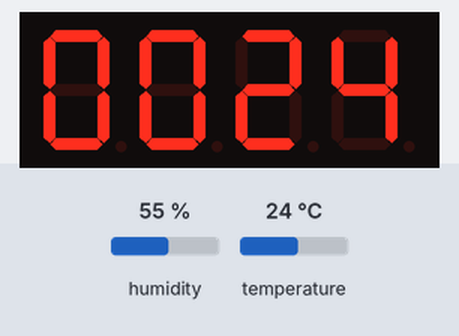
The sketch below on a simulated Arduino Uno, built with avr-gcc and run on an emulated ATmega328P. Parts: 4-digit seven-segment display. Inputs (shaded band) come from the test bench; at power-on: humidity 55 %, temperature 24 °C.

Above: at 2.9 s.
3.0 s: humidity set to 22 %
At 6.0 s:
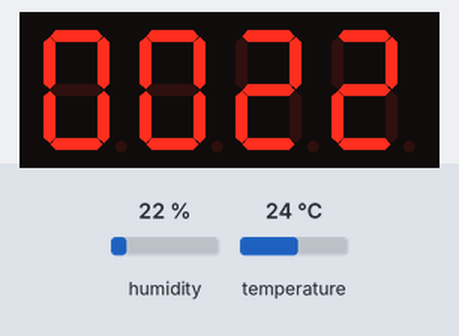
7.7 s: temperature set to 12 °C
At 9.1 s:
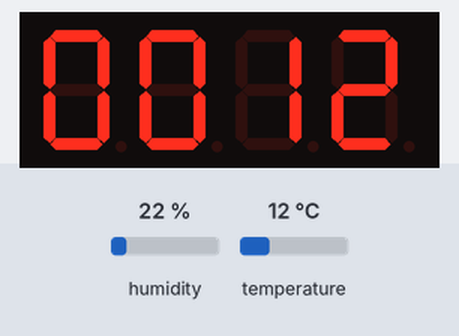
10.8 s: humidity set to 40 %
At 14.3 s:
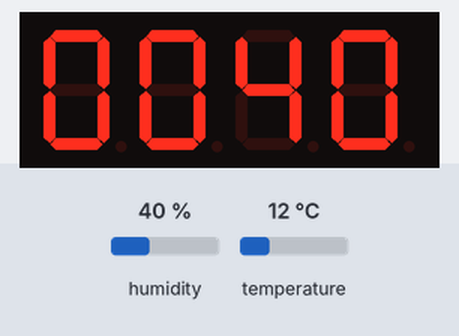
16.0 s: temperature set to 19 °C
At 17.4 s:
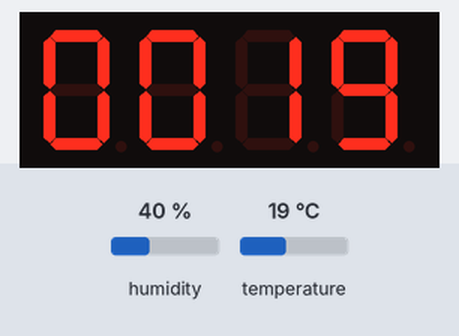
Timing chart, 0 to 19.0 s (numbered marks = the images above; inputs shaded):
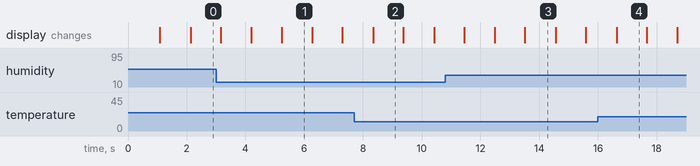

Measured:
- after the input at 3.0 s, the display: first differs from a run without the input after 2.2 s (image 1)
- after the input at 7.7 s, the display: changes after 0.65 s (image 2)
- after the input at 10.8 s, the display: first differs from a run without the input after 2.7 s (image 3)
- after the input at 16.0 s, the display: changes after 0.64 s (image 4)
- what the display in image 1 shows lasts 1.1 s, from 5.2 s to 6.3 s

The sketch:

termometro.ino
```cpp
#include <SimpleDHT.h>

#include "TM1637.h"

#define CLK 2
#define DIO 3
TM1637 tm1637(CLK, DIO);
SimpleDHT22 dht22(9);
void setup() {
  tm1637.init();
  tm1637.set(BRIGHT_TYPICAL);
}
void loop() {
  byte tt = 0; //temperatura
  byte hh = 0; //umidità
  dht22.read( & tt, & hh, NULL);
  shownumber(tt);
  delay(1000);
  shownumber(hh);
  delay(1000);
}

void shownumber(int n) {
  int u = n % 10;
  int d = (n / 10) % 10;
  int c = (n / 100) % 10;
  int m = (n / 1000) % 10;
  tm1637.display(0, m);
  tm1637.display(1, c);
  tm1637.display(2, d);
  tm1637.display(3, u);
}
```
